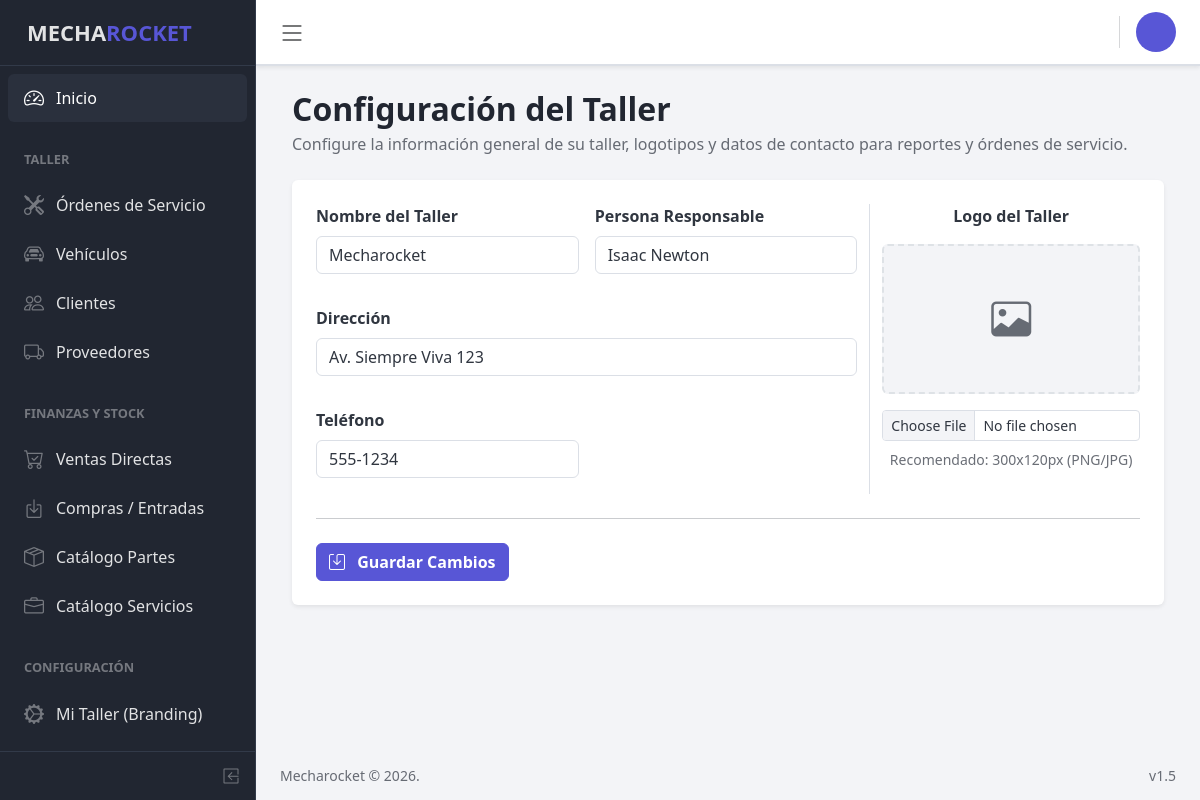
Screenshot of /?view=settings (signed in) with the database file from the repository.
### tables this page shows
create table configuration(
	id int not null auto_increment primary key,
	name varchar(255),
	short varchar(255),
	val text
);

### core/controller/Layout.php (called while the page is built)
<?php
class Module {
	public static function loadLayout(){
		include "core/app/layouts/layout.php";
	}
}
?>

### core/controller/Lb.php (called while the page is built, shortened)
<?php
class Lb {
	public function start(){
		include "core/app/init.php";
	}
}
?>

### index.php (called while the page is built, shortened)
<?php
$lb = new Lb();
$lb->start();
?>

### core/controller/Model.php (called while the page is built, shortened)
<?php
class Model {
	public static function exists($modelname){
		$fullpath = self::getFullpath($modelname);
		$found=false;
		if(file_exists($fullpath)){
			$found = true;
		}
		return $found;
	}
	public static function getFullpath($modelname){
		return "core/app/model/".$modelname.".php";
	}
	public static function one($query,$aclass){
		$found = null;
		$data = new $aclass;
		while($r = $query->fetch_array()){
			$cnt=1;
			foreach ($r as $key => $v) {
				if($cnt>0 && $cnt%2==0){
					$data->$key = $v;
				}
				$cnt++;
			}
			$found = $data;
			break;
		}
		return $found;
	}
}
?>

### core/controller/Executor.php (called while the page is built, shortened)
<?php
class Executor {
	public static function doit($sql){
		$con = Database::getCon();
		return array($con->query($sql),$con->insert_id);
	}
}
?>

### core/app/model/ConfigurationData.php (called while the page is built, shortened)
<?php
class ConfigurationData {
	public static $tablename = "configuration";
	public function __construct(){
		$this->val = "";
	}
	public static function getByShort($short){
		$sql = "select * from ".self::$tablename." where short=\"$short\"";
		$query = Executor::doit($sql);
		return Model::one($query[0],new ConfigurationData());
	}
}
?>

### core/app/layouts/layout.php (the view, shortened to what this page needs)
<!DOCTYPE html>
<html lang="en">
  <head>
    <link rel="stylesheet" href="vendors/simplebar/css/simplebar.css">
    <link rel="stylesheet" href="css/vendors/simplebar.css">
    <link href="css/style.css" rel="stylesheet">
    <link rel="stylesheet" type="text/css" href="assets/bootstrap-icons/bootstrap-icons.css">
    <link rel="stylesheet" type="text/css" href="vendors/datatables/datatables.min.css">
    <link rel="stylesheet" type="text/css" href="vendors/select2/select2.min.css">
  </head>
  <body>
    <?php if(isset($_SESSION["user_id"])):
    ?>
    <div class="sidebar sidebar-dark sidebar-fixed border-end" id="sidebar">
      <div class="sidebar-header border-bottom">
        <div class="sidebar-brand">
          <span class="sidebar-brand-full" style="font-size:22px; font-weight: bold;"><i class="bi bi-rocket-takeoff me-2"></i>MECHA<span class="text-primary">ROCKET</span></span>
        </div>
      </div>
      <ul class="sidebar-nav" data-coreui="navigation" data-simplebar="">
        <li class="nav-item">
          <a class="nav-link" href="./">
            <i class="nav-icon bi bi-speedometer2"></i> Inicio
          </a>
        </li>
        <li class="nav-title">TALLER</li>
        <li class="nav-item">
          <a class="nav-link" href="./?view=operations&opt=all">
            <i class="nav-icon bi bi-tools"></i> Órdenes de Servicio
          </a>
        </li>
        <li class="nav-item">
          <a class="nav-link" href="./?view=vehicles&opt=all">
            <i class="nav-icon bi bi-car-front"></i> Vehículos
          </a>
        </li>
        <li class="nav-item">
          <a class="nav-link" href="./?view=contacts&opt=all&type=1">
            <i class="nav-icon bi bi-people"></i> Clientes
          </a>
        </li>
        <li class="nav-item">
          <a class="nav-link" href="./?view=contacts&opt=all&type=2">
            <i class="nav-icon bi bi-truck"></i> Proveedores
          </a>
        </li>
        <li class="nav-title">FINANZAS Y STOCK</li>
        <li class="nav-item">
          <a class="nav-link" href="./?view=sales&opt=all">
            <i class="nav-icon bi bi-cart-check"></i> Ventas Directas
          </a>
        </li>
        <li class="nav-item">
          <a class="nav-link" href="./?view=purchases&opt=all">
            <i class="nav-icon bi bi-box-arrow-in-down"></i> Compras / Entradas
          </a>
        </li>
        <li class="nav-item">
          <a class="nav-link" href="./?view=parts&opt=all">
            <i class="nav-icon bi bi-box-seam"></i> Catálogo Partes
          </a>
        </li>
        <li class="nav-item">
          <a class="nav-link" href="./?view=services&opt=all">
            <i class="nav-icon bi bi-briefcase"></i> Catálogo Servicios
          </a>
        </li>
        <li class="nav-title">CONFIGURACIÓN</li>
        <li class="nav-item">
          <a class="nav-link" href="./?view=settings">
            <i class="nav-icon bi bi-gear-wide-connected"></i> Mi Taller (Branding)
          </a>
        </li>
        <li class="nav-group">
          <a class="nav-link nav-group-toggle" href="#">
          </a>
        </li>
      </ul>
      <div class="sidebar-footer border-top d-none d-md-flex">
        <button class="sidebar-toggler" type="button" data-coreui-toggle="unfoldable"></button>
      </div>
    </div>
    <div class="wrapper d-flex flex-column min-vh-100">
      <header class="header header-sticky p-0 mb-4 shadow-sm">
        <div class="container-fluid border-bottom px-4">
          <button class="header-toggler" type="button" onclick="coreui.Sidebar.getInstance(document.querySelector('#sidebar')).toggle()" style="margin-inline-start: -14px;">
            <i class="bi bi-list fs-3"></i>
          </button>
          <ul class="header-nav">
            <li class="nav-item py-1">
            </li>
            <li class="nav-item dropdown"><a class="nav-link py-0 pe-0" data-coreui-toggle="dropdown" href="#" role="button" aria-haspopup="true" aria-expanded="false">
                <div class="avatar avatar-md bg-primary text-white d-flex align-items-center justify-content-center rounded-circle fw-bold">
                </div>
              </a>
            </li>
          </ul>
        </div>
      </header>
      <div class="body flex-grow-1">
        <div class="container-fluid px-4">
          <?php View::load("index"); ?>
        </div>
      </div>
      <footer class="footer px-4 border-top-0 bg-transparent text-muted small">
        <div>Mecharocket © 2026.</div>
        <div class="ms-auto">v1.5</div>
      </footer>
    </div>
    <?php endif; ?>
  </body>
</html>

### core/app/view/settings-view.php
<section class="container-fluid text-start">
<div class="mb-4">
    <h2 class="fw-bold text-dark mb-1">Configuración del Taller</h2>
    <p class="text-muted">Configure la información general de su taller, logotipos y datos de contacto para reportes y órdenes de servicio.</p>
</div>
<div class="row">
    <div class="col-md-12">
        <div class="card mb-4 border-0 shadow-sm">
            <div class="card-body p-4">
                <form method="post" action="./?action=settings&opt=upd" enctype="multipart/form-data">
                <div class="row">
                    <div class="col-md-8">
                        <div class="row g-3">
                            <div class="col-md-6 mb-3">
                                <label class="form-label fw-bold">Nombre del Taller</label>
                                <input type="text" name="workshop_name" class="form-control" value="<?php echo ConfigurationData::getByShort('workshop_name')->val; ?>" required>
                            </div>
                            <div class="col-md-6 mb-3">
                                <label class="form-label fw-bold">Persona Responsable</label>
                                <input type="text" name="workshop_manager" class="form-control" value="<?php echo ConfigurationData::getByShort('workshop_manager')->val; ?>" required>
                            </div>
                            <div class="col-md-12 mb-3">
                                <label class="form-label fw-bold">Dirección</label>
                                <input type="text" name="workshop_address" class="form-control" value="<?php echo ConfigurationData::getByShort('workshop_address')->val; ?>" required>
                            </div>
                            <div class="col-md-6 mb-3">
                                <label class="form-label fw-bold">Teléfono</label>
                                <input type="text" name="workshop_phone" class="form-control" value="<?php echo ConfigurationData::getByShort('workshop_phone')->val; ?>" required>
                            </div>
                        </div>
                    </div>
                    <div class="col-md-4 border-start text-center">
                        <label class="form-label fw-bold d-block mb-3">Logo del Taller</label>
                        <?php
                        $logo = ConfigurationData::getByShort('workshop_logo')->val;
                        if($logo != ""): ?>
                            <img src="storage/branding/<?php echo $logo; ?>" class="img-fluid rounded shadow-sm mb-3" style="max-height: 150px;">
                        <?php else: ?>
                            <div class="bg-light d-flex align-items-center justify-content-center rounded mb-3" style="height: 150px; border: 2px dashed #dee2e6;">
                                <i class="bi bi-image text-muted fs-1"></i>
                            </div>
                        <?php endif; ?>
                        <input type="file" name="logo" class="form-control form-control-sm">
                        <small class="text-muted mt-2 d-block">Recomendado: 300x120px (PNG/JPG)</small>
                    </div>
                </div>
                <hr class="my-4">
                <div class="text-start">
                    <button type="submit" class="btn btn-primary fw-bold"><i class="bi bi-save me-2"></i> Guardar Cambios</button>
                </div>
                </form>
            </div>
        </div>
    </div>
</div>
</section>

### rows the page displays
configuration: workshop_name "Mecharocket"
configuration: workshop_manager "Isaac Newton"
configuration: workshop_address "Av. Siempre Viva 123"
configuration: workshop_phone "555-1234"
